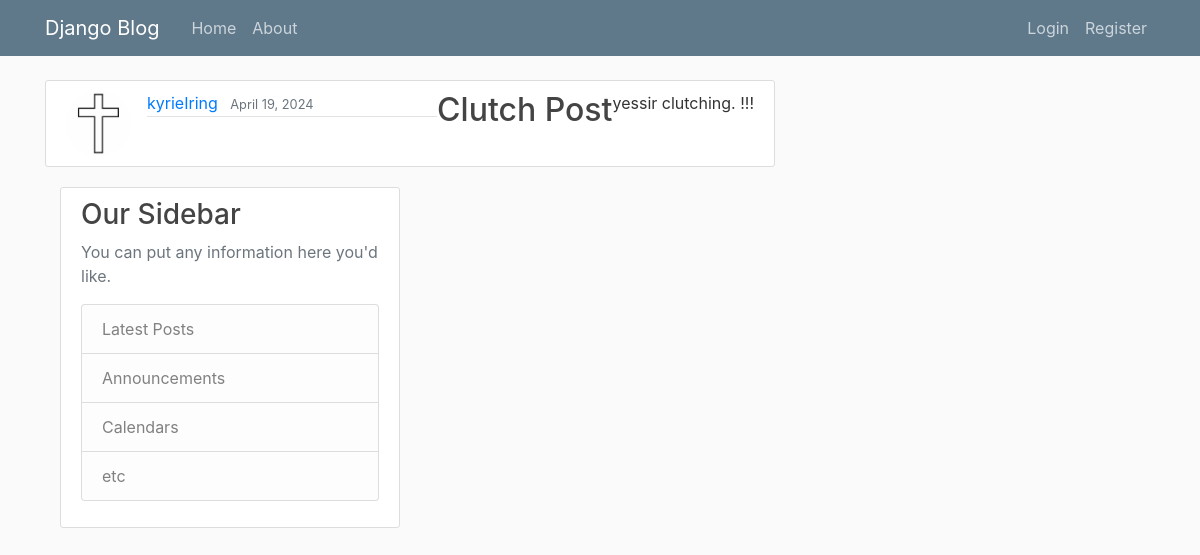
Screenshot of /post/32/ with the database file from the repository.
### blog/models.py (models this page shows, shortened)
class Post(models.Model):
     title = models.CharField(max_length=100)
     content = models.TextField()
     date_posted = models.DateTimeField(default=timezone.now)
     author = models.ForeignKey(User, on_delete=models.CASCADE)

### users/models.py (models this page shows, shortened)
class Profile(models.Model):
    user = models.OneToOneField(User, on_delete=models.CASCADE)
    image = models.ImageField(default='default.jpg', upload_to='profile_pics')

### blog/views.py (the view)
# urls.py: path('post/<int:pk>/', PostDetailView.as_view(), name='post-detail'),
class PostDetailView(DetailView):
    model= Post

### blog/templates/blog/post_detail.html (shortened to what this page needs)
{% extends "blog/base.html" %}
{% block content %}
<article class="media content-section">
    <img class="rounded-circle article-img" src="{{ object.author.profile.image.url }}" alt="">
    <div class="media-body">
        <div class="article-metadata">
            <a class="mr-2" href="{% url 'user-posts' object.author.username %}">{{ object.author }}</a>
            <small class="text-muted">{{ object.date_posted|date:"F d, Y" }}</small>
            </div>
        </div>
        <h2 class="article-title">{{ object.title }}</h2>
        <p class="article-content">{{ object.content }}</p>
    </div>
{% endblock content %}

### blog/static/blog/main.css (style rules this page uses)
body { background: #fafafa; color: #333333; margin-top: 5rem; }
h1, h2, h3, h4, h5, h6 { color: #444444; }
.content-section { background: #ffffff; padding: 10px 20px; border: 1px solid #dddddd; border-radius: 3px; margin-bottom: 20px; }
.article-title { color: #444444; }
.article-content { white-space: pre-line; }
.article-img { height: 65px; width: 65px; margin-right: 16px; }
.article-metadata { padding-bottom: 1px; margin-bottom: 4px; border-bottom: 1px solid #e3e3e3 }

### rows the page displays
Post: author.profile.image (placeholder picture), author "kyrieIring", date_posted "April 19, 2024", title "Clutch Post", content "yessir clutching. !!!"
